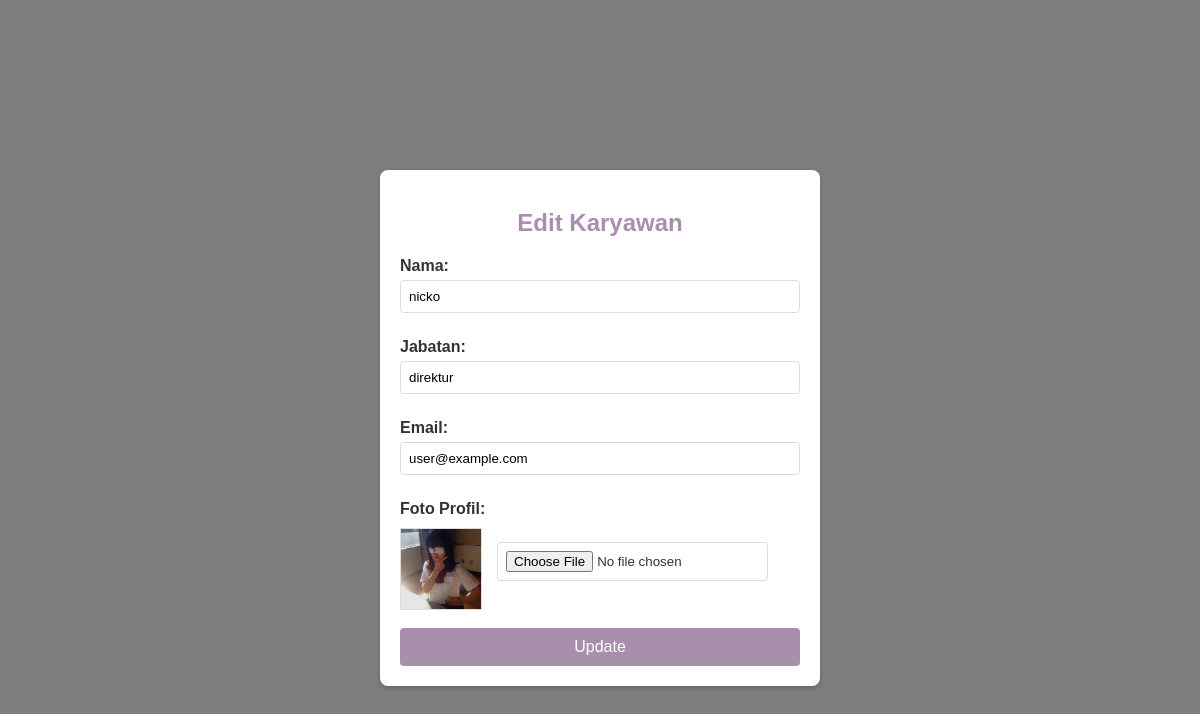
Screenshot of /edit.php?id=8 with the database file from the repository.
### tables this page shows
CREATE TABLE `karyawan` (
  `id_karyawan` int(11) NOT NULL,
  `nama` varchar(100) NOT NULL,
  `jabatan` varchar(100) NOT NULL,
  `email` varchar(100) NOT NULL,
  `foto_profil` varchar(255) DEFAULT NULL,
  `tanggal_ditambahkan` timestamp NOT NULL DEFAULT current_timestamp()
);

### edit.php (the view, shortened to what this page needs)
<?php
include 'koneksi.php';
$id = $_GET['id'];
$query = "SELECT * FROM karyawan WHERE id_karyawan='$id'";
$result = $conn->query($query);
$karyawan = $result->fetch_assoc();
?>
<!DOCTYPE html>
<html lang="en">
<head>
    <link rel="stylesheet" href="stylesedit.css">
</head>
<body>
<div class="form-container">
    <h2>Edit Karyawan</h2>
    <form method="post" action="" enctype="multipart/form-data">
        <label>Nama:</label>
        <input type="text" name="nama" value="<?= htmlspecialchars($karyawan['nama']); ?>" required>
        <label>Jabatan:</label>
        <input type="text" name="jabatan" value="<?= htmlspecialchars($karyawan['jabatan']); ?>" required>
        <label>Email:</label>
        <input type="email" name="email" value="<?= htmlspecialchars($karyawan['email']); ?>" required>
        <label>Foto Profil:</label>
        <div class="profile-pic">
            <?php if (!empty($karyawan['foto_profil'])): ?>
                <img src="uploads/<?= htmlspecialchars($karyawan['foto_profil']); ?>" alt="Current Profile Picture">
            <?php else: ?>
                <img src="uploads/default.png" alt="Default Profile Picture">
            <?php endif; ?>
            <label>
                <input type="file" name="foto">
            </label>
        </div>
        <br>
        <button type="submit">Update</button>
    </form>
</div>
</body>
</html>

### stylesedit.css (style rules this page uses)
body { font-family: Arial, sans-serif; background-color: #7e7e7e; color: #333; padding: 20px; display: flex; justify-content: center; align-items: center; min-height: 100vh; }
.form-container { background-color: white; padding: 20px; border-radius: 8px; box-shadow: 0 2px 5px rgba(0, 0, 0, 0.2); max-width: 400px; width: 100%; }
.form-container h2 { color: #A88FAC; text-align: center; margin-bottom: 20px; }
.form-container label { display: block; margin: 10px 0 5px; font-weight: bold; }
.form-container input[type="text"], .form-container input[type="email"], .form-container input[type="file"] { width: 100%; padding: 8px; margin-bottom: 15px; border: 1px solid #ddd; border-radius: 4px; box-sizing: border-box; }
.form-container button { width: 100%; padding: 10px; background-color: #A88FAC; color: white; border: none; border-radius: 4px; cursor: pointer; font-size: 16px; transition: background-color 0.2s; }
.form-container .profile-pic { display: flex; align-items: center; margin-top: 10px; }
.form-container .profile-pic img { width: 80px; height: 80px; margin-right: 15px; border: 1px solid #ddd; object-fit: cover; }
.form-container .profile-pic label { margin: 0; font-weight: normal; }

### rows the page displays
karyawan: nama "nicko", jabatan "direktur", email "user@example.com", foto_profil (picture)
